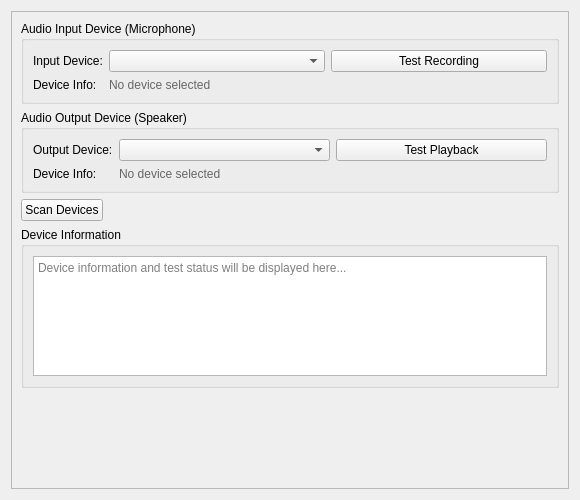
<?xml version="1.0" encoding="UTF-8"?>
<ui version="4.0">
 <class>AudioWidget</class>
 <widget class="QWidget" name="AudioWidget">
  <property name="geometry">
   <rect>
    <x>0</x>
    <y>0</y>
    <width>580</width>
    <height>500</height>
   </rect>
  </property>
  <property name="windowTitle">
   <string>Audio Devices</string>
  </property>
  <layout class="QVBoxLayout" name="verticalLayout">
   <item>
    <widget class="QScrollArea" name="scrollArea">
     <property name="widgetResizable">
      <bool>true</bool>
     </property>
     <widget class="QWidget" name="scrollAreaWidgetContents">
      <property name="geometry">
       <rect>
        <x>0</x>
        <y>0</y>
        <width>578</width>
        <height>480</height>
       </rect>
      </property>
      <layout class="QVBoxLayout" name="contentLayout">
       <item>
        <widget class="QGroupBox" name="input_device_group">
         <property name="title">
          <string>Audio Input Device (Microphone)</string>
         </property>
         <layout class="QFormLayout" name="input_layout">
          <item row="0" column="0">
           <widget class="QLabel" name="label_input_device">
            <property name="text">
             <string>Input Device:</string>
            </property>
           </widget>
          </item>
          <item row="0" column="1">
           <layout class="QHBoxLayout" name="input_device_layout">
            <item>
             <widget class="QComboBox" name="input_device_combo">
              <property name="placeholderText">
               <string>Select microphone device...</string>
              </property>
             </widget>
            </item>
            <item>
             <widget class="QPushButton" name="test_input_btn">
              <property name="text">
               <string>Test Recording</string>
              </property>
             </widget>
            </item>
           </layout>
          </item>
          <item row="1" column="0">
           <widget class="QLabel" name="label_input_info">
            <property name="text">
             <string>Device Info:</string>
            </property>
           </widget>
          </item>
          <item row="1" column="1">
           <widget class="QLabel" name="input_info_label">
            <property name="text">
             <string>No device selected</string>
            </property>
            <property name="styleSheet">
             <string>color: #666;</string>
            </property>
           </widget>
          </item>
         </layout>
        </widget>
       </item>
       <item>
        <widget class="QGroupBox" name="output_device_group">
         <property name="title">
          <string>Audio Output Device (Speaker)</string>
         </property>
         <layout class="QFormLayout" name="output_layout">
          <item row="0" column="0">
           <widget class="QLabel" name="label_output_device">
            <property name="text">
             <string>Output Device:</string>
            </property>
           </widget>
          </item>
          <item row="0" column="1">
           <layout class="QHBoxLayout" name="output_device_layout">
            <item>
             <widget class="QComboBox" name="output_device_combo">
              <property name="placeholderText">
               <string>Select speaker device...</string>
              </property>
             </widget>
            </item>
            <item>
             <widget class="QPushButton" name="test_output_btn">
              <property name="text">
               <string>Test Playback</string>
              </property>
             </widget>
            </item>
           </layout>
          </item>
          <item row="1" column="0">
           <widget class="QLabel" name="label_output_info">
            <property name="text">
             <string>Device Info:</string>
            </property>
           </widget>
          </item>
          <item row="1" column="1">
           <widget class="QLabel" name="output_info_label">
            <property name="text">
             <string>No device selected</string>
            </property>
            <property name="styleSheet">
             <string>color: #666;</string>
            </property>
           </widget>
          </item>
         </layout>
        </widget>
       </item>
       <item>
        <layout class="QHBoxLayout" name="scan_layout">
         <item>
          <widget class="QPushButton" name="scan_devices_btn">
           <property name="text">
            <string>Scan Devices</string>
           </property>
          </widget>
         </item>
         <item>
          <spacer name="scan_spacer">
           <property name="orientation">
            <enum>Qt::Horizontal</enum>
           </property>
           <property name="sizeHint" stdset="0">
            <size>
             <width>40</width>
             <height>20</height>
            </size>
           </property>
          </spacer>
         </item>
        </layout>
       </item>
       <item>
        <widget class="QGroupBox" name="status_group">
         <property name="title">
          <string>Device Information</string>
         </property>
         <layout class="QVBoxLayout" name="status_layout">
          <item>
           <widget class="QTextEdit" name="status_text">
            <property name="maximumSize">
             <size>
              <width>16777215</width>
              <height>120</height>
             </size>
            </property>
            <property name="readOnly">
             <bool>true</bool>
            </property>
            <property name="placeholderText">
             <string>Device information and test status will be displayed here...</string>
            </property>
           </widget>
          </item>
         </layout>
        </widget>
       </item>
       <item>
        <spacer name="verticalSpacer">
         <property name="orientation">
          <enum>Qt::Vertical</enum>
         </property>
         <property name="sizeHint" stdset="0">
          <size>
           <width>20</width>
           <height>40</height>
          </size>
         </property>
        </spacer>
       </item>
      </layout>
     </widget>
    </widget>
   </item>
  </layout>
 </widget>
 <resources/>
 <connections/>
</ui>
